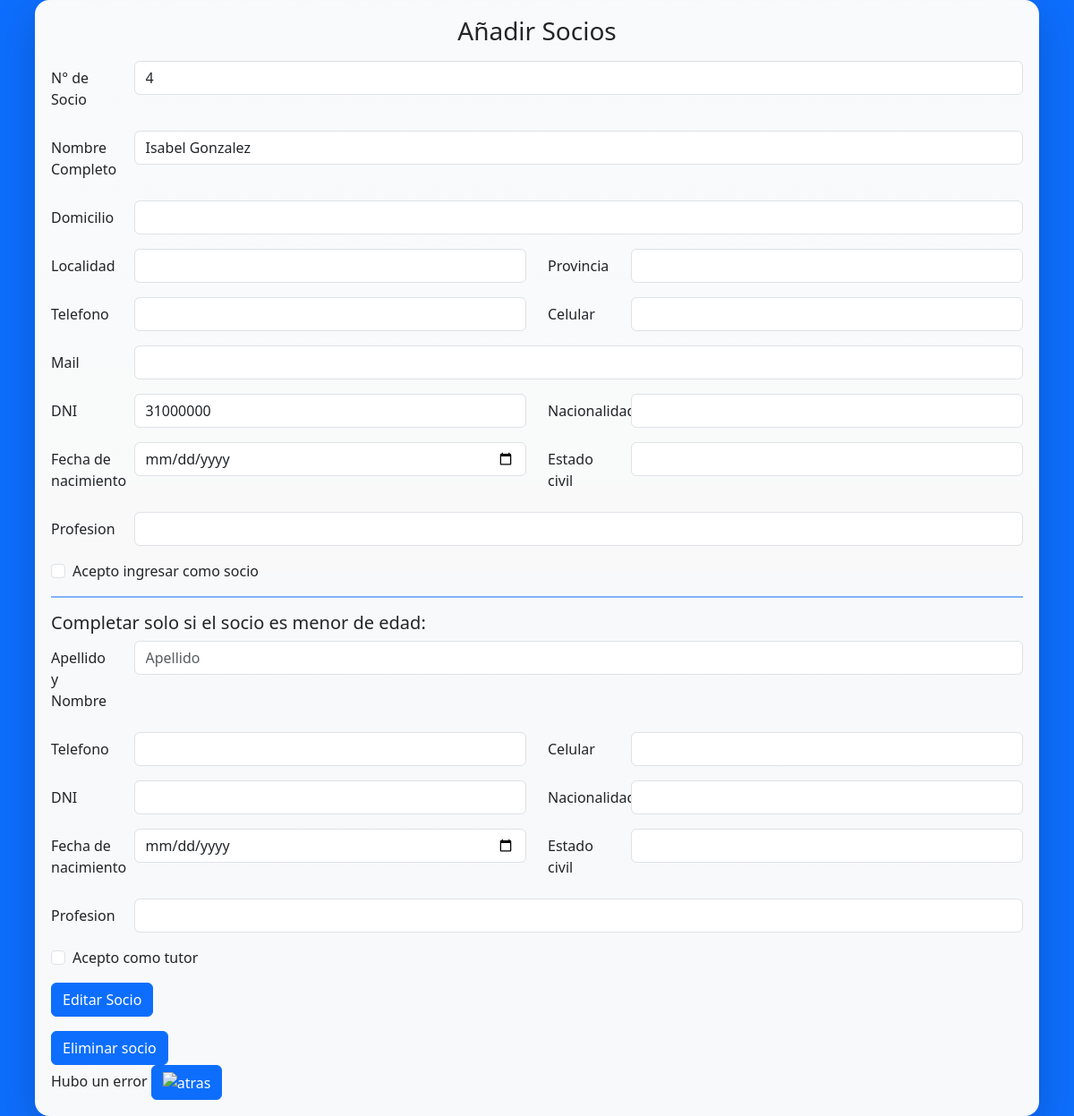
Screenshot of /socios/socio_detalle.php?data=4 (signed in) with the database file from the repository.
### tables this page shows
CREATE TABLE `socios` (
  `Id` int(11) NOT NULL,
  `nombre` text NOT NULL,
  `fecha` text NOT NULL,
  `DNI` int(12) NOT NULL
);

### socios/socio_detalle.php (the view, shortened to what this page needs)
<?php
include '../db.php';
if(isset($_GET["data"]))
{
    $data = $_GET["data"];
    $sql2 = "SELECT * FROM socios WHERE Id = '$data' ";
    $id = mysqli_query($conn, $sql2);
      if ($id->num_rows > 0) {
      $row = mysqli_fetch_assoc($id);
      $nombre = ($row['nombre']);
      $dni = ($row['DNI']);
      $id = ($row['Id']);
      $localidad = ($row['Localidad']);
      $provincia = ($row['Provincia']);
      $telefono = ($row['Telefono']);
      $celular = ($row['Celular']);
      $mail = ($row['Mail']);
      $domicilio = ($row['Domicilio']);
      $nacionalidad = ($row['Nacionalidad']);
      $nacimiento = ($row['Fecha_nacimiento']);
      $ecivil = ($row['Estado_Civil']);
      $profesion = ($row['Profesion']);
      $apellido_t = ($row['nombre_tutor']);
      $telefono_t = ($row['telefono_tutor']);
      $celular_t = ($row['celular_tutor']);
      $DNI_t = ($row['DNI_tutor']);
      $nacionalidad_t = ($row['nacionalidad_tutor']);
      $nacimiento_t = ($row['fecha_nac_tutor']);
      $ecivil_t = ($row['estado_tutor']);
      $profesion_t = ($row['profesion_tutor']);
    }
}
?>
<!DOCTYPE html>
<html lang="en">
    <head>
        <link href="https://cdn.jsdelivr.net/npm/bootstrap@5.3.0-alpha1/dist/css/bootstrap.min.css" rel="stylesheet">
    </head>
    <body data-spy="scroll" data-offset="0" data-target="#navigation" class="bg-primary row">
    <main class="container-sm border border-2 border-light rounded-4 bg-light bg-gradient shadow-lg p-3 col-11">
    <h3 class="h3 text-center mb-3">Añadir Socios</h3>
    <form action="" method="post" class="mb-3">
    <div class="mb-3 row">
    <label for="id" class="col-sm-1 col-form-label">N° de Socio</label>
    <div class="col-sm-11">
      <input type="text" readonly="readonly" class="form-control" id="id" name="id" require="true" value="<?=$id ?>">
    </div>
  </div>
  <div class="mb-3 row">
    <label for="nombre" class="col-sm-1 col-form-label">Nombre Completo</label>
    <div class="col-sm-11">
      <input type="Text" class="form-control" id="nombre" name="nombre" placeholder="Nombre" require="true" value="<?=$nombre?>">
    </div>
  </div>
  <div class="mb-3 row">
    <label for="domicilio" class="col-sm-1 col-form-label">Domicilio</label>
    <div class="col-sm-11">
      <input type="text" class="form-control" id="domicilio" name="domicilio"  require="true" value="<?=$domicilio?>">
    </div>
</div>
<div class="mb-3 row">
    <label for="localidad" class="col-sm-1 col-form-label">Localidad</label>
    <div class="col-sm-5">
      <input type="text" class="form-control" id="localidad" name="localidad"  require="true" value="<?=$localidad?>">
    </div>
    <label for="provincia" class="col-sm-1 col-form-label">Provincia</label>
    <div class="col-sm-5">
      <input type="text" class="form-control" id="provincia" name="provincia"  require="true" value="<?=$provincia?>">
    </div>
</div>
<div class="mb-3 row">
    <label for="telefono" class="col-sm-1 col-form-label">Telefono</label>
    <div class="col-sm-5">
      <input type="text" class="form-control" id="telefono" name="telefono"  require="true" value="<?=$telefono?>">
    </div>
    <label for="celular" class="col-sm-1 col-form-label">Celular</label>
    <div class="col-sm-5">
      <input type="text" class="form-control" id="celular" name="celular"  require="true" value="<?=$celular?>">
    </div>
</div>
<div class="mb-3 row">
    <label for="mail" class="col-sm-1 col-form-label">Mail</label>
    <div class="col-sm-11">
      <input type="text" class="form-control" id="mail" name="mail"  require="true" value="<?=$mail?>">
    </div>
</div>
<div class="mb-3 row">
    <label for="DNI" class="col-sm-1 col-form-label">DNI</label>
    <div class="col-sm-5">
      <input type="text" class="form-control" id="DNI" name="DNI"  require="true" value="<?=$dni?>">
    </div>
    <label for="nacionalidad" class="col-sm-1 col-form-label">Nacionalidad</label>
    <div class="col-sm-5">
      <input type="text" class="form-control" id="nacionalidad" name="nacionalidad"  require="true" value="<?=$nacionalidad?>">
    </div>
</div>
<div class="mb-3 row">
    <label for="nacimiento" class="col-sm-1 col-form-label">Fecha de nacimiento</label>
    <div class="col-sm-5">
      <input type="date" class="form-control" id="nacimiento" name="nacimiento"  require="true" value="<?=$nacimiento?>">
    </div>
    <label for="ecivil" class="col-sm-1 col-form-label">Estado civil</label>
    <div class="col-sm-5">
      <input type="text" class="form-control" id="ecivil" name="ecivil"  require="true" value="<?=$ecivil?>">
    </div>
</div>
<div class="mb-3 row">
    <label for="profesion" class="col-sm-1 col-form-label">Profesion</label>
    <div class="col-sm-11">
      <input type="text" class="form-control" id="profesion" name="profesion"  require="true" value="<?=$profesion?>">
    </div>
</div>
<div class="form-check mb-3">
  <input class="form-check-input" type="checkbox" value="" id="aceptar">
  <label class="form-check-label" for="aceptar">
    Acepto ingresar como socio
  </label>
</div>
<hr class="border border-primary border opacity-50">
<h4 class="h5">Completar solo si el socio es menor de edad:</h4>
    <div class="mb-3 row">
    <label for="apellido-nombre" class="col-sm-1 col-form-label">Apellido y Nombre</label>
    <div class="col-sm-11">
      <input type="text" class="form-control" id="apellido-t" name="apellido-t" placeholder="Apellido" value="<?=$apellido_t?>">
    </div>
  </div>
  <div class="mb-3 row">
    <label for="telefono-t" class="col-sm-1 col-form-label">Telefono</label>
    <div class="col-sm-5">
      <input type="text" class="form-control" id="telefono-t" name="telefono-t" value="<?=$telefono_t?>">
    </div>
    <label for="celular-t" class="col-sm-1 col-form-label">Celular</label>
    <div class="col-sm-5">
      <input type="text" class="form-control" id="celular-t" name="celular-t" value="<?=$celular_t?>">
    </div>
</div>
<div class="mb-3 row">
    <label for="DNI-t" class="col-sm-1 col-form-label">DNI</label>
    <div class="col-sm-5">
      <input type="text" class="form-control" id="DNI-t" name="DNI-t" value="<?=$DNI_t?>">
    </div>
    <label for="nacionalidad-t" class="col-sm-1 col-form-label">Nacionalidad</label>
    <div class="col-sm-5">
      <input type="text" class="form-control" id="nacionalidad-t" name="nacionalidad-t" value="<?=$nacionalidad_t?>">
    </div>
</div>
<div class="mb-3 row">
    <label for="nacimiento-t" class="col-sm-1 col-form-label">Fecha de nacimiento</label>
    <div class="col-sm-5">
      <input type="date" class="form-control" id="nacimiento-t" name="nacimiento-t" value="<?=$nacimiento_t?>">
    </div>
    <label for="ecivil-t" class="col-sm-1 col-form-label">Estado civil</label>
    <div class="col-sm-5">
      <input type="text" class="form-control" id="ecivil-t" name="ecivil-t" value="<?=$ecivil_t?>">
    </div>
</div>
<div class="mb-3 row">
    <label for="profesion-t" class="col-sm-1 col-form-label">Profesion</label>
    <div class="col-sm-11">
      <input type="text" class="form-control" id="profesion-t" name="profesion-t" value="<?=$profesion_t?>">
    </div>
</div>
<div class="form-check mb-3">
  <input class="form-check-input" type="checkbox" value="" id="aceptar-t">
  <label class="form-check-label" for="aceptar">
    Acepto como tutor
  </label>
</div>
<button type="submit" id="submit" name="submit" class="btn btn-primary">Editar Socio</button>
  </form>
  <form action="eliminar_socio.php?data=<?php echo $id; ?>" method="post">
  <button type="submit" class="btn btn-primary">Eliminar socio</button>
  </form>
    <?
    if($result)
    {
        header ("Location: /socios.php");
    }
        else
    {
        echo "Hubo un error";
    }
    ?>
    <a href="../main.php" class="btn btn-primary rounded"><img src="../volver.png" alt="atras" style="width:32px"></a>
</main>
    </body>
</html>

### rows the page displays
socios: id "4", nombre "Isabel Gonzalez", DNI "31000000"
